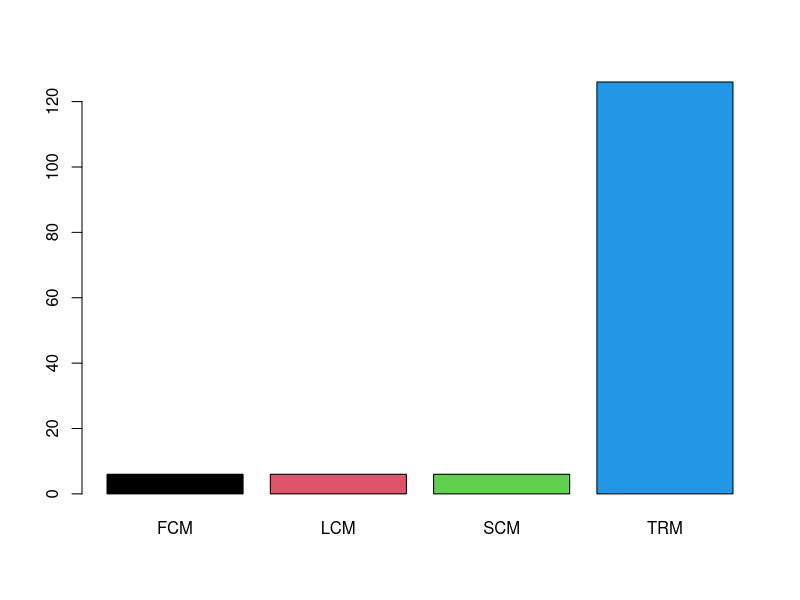
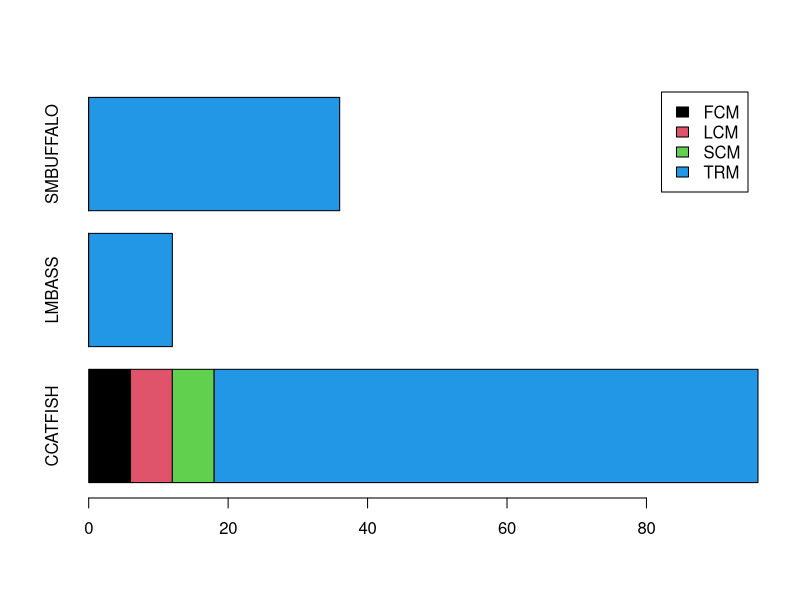
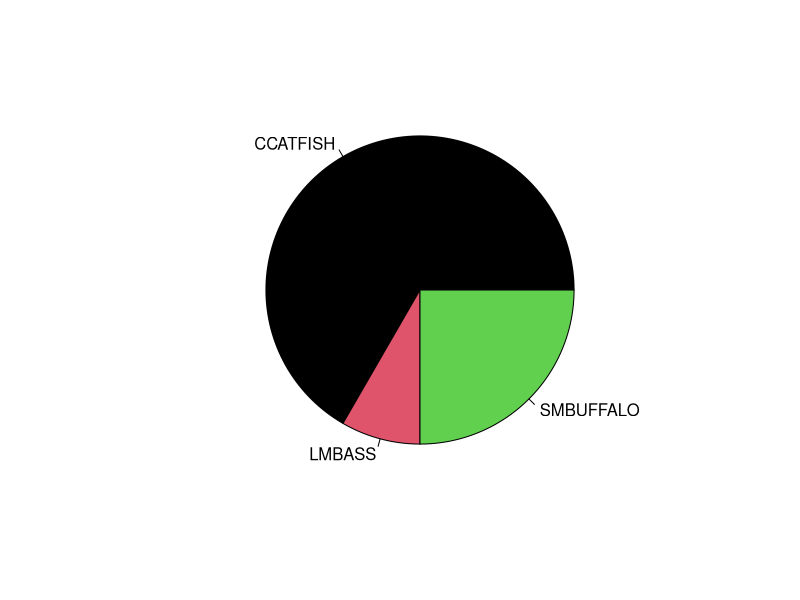
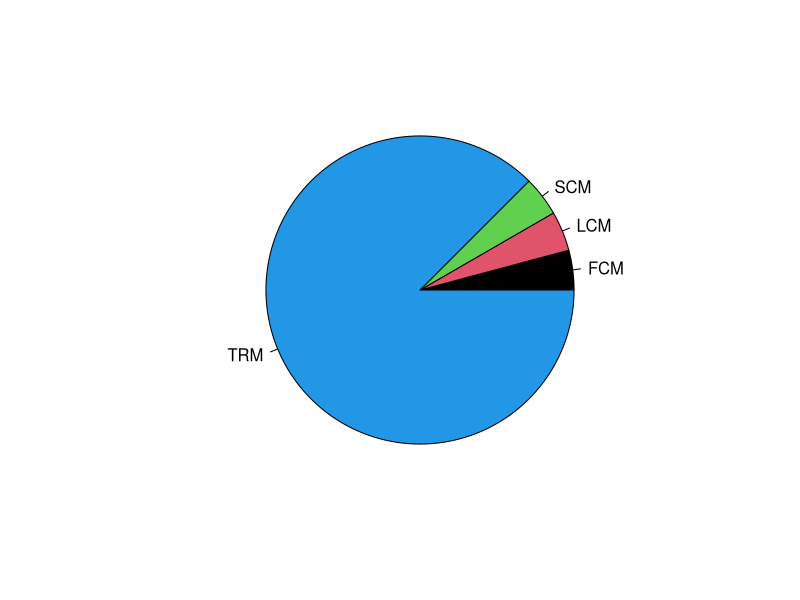
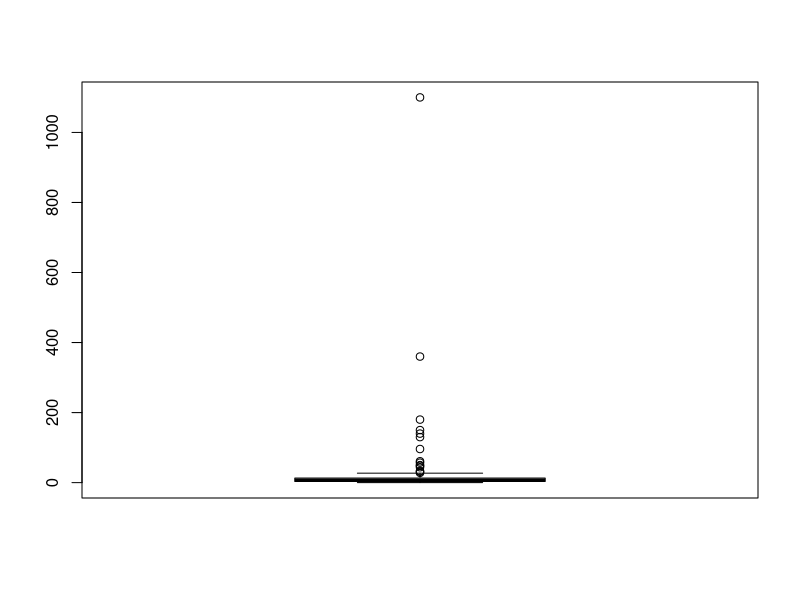
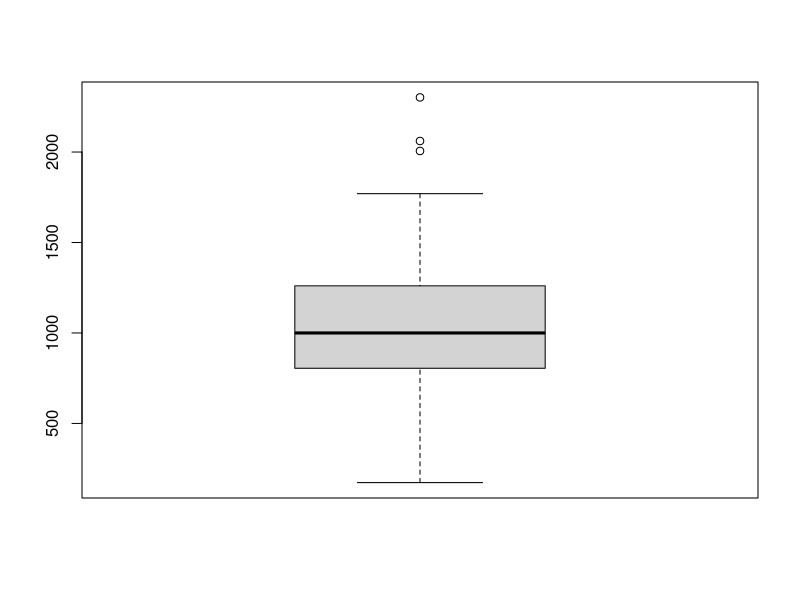
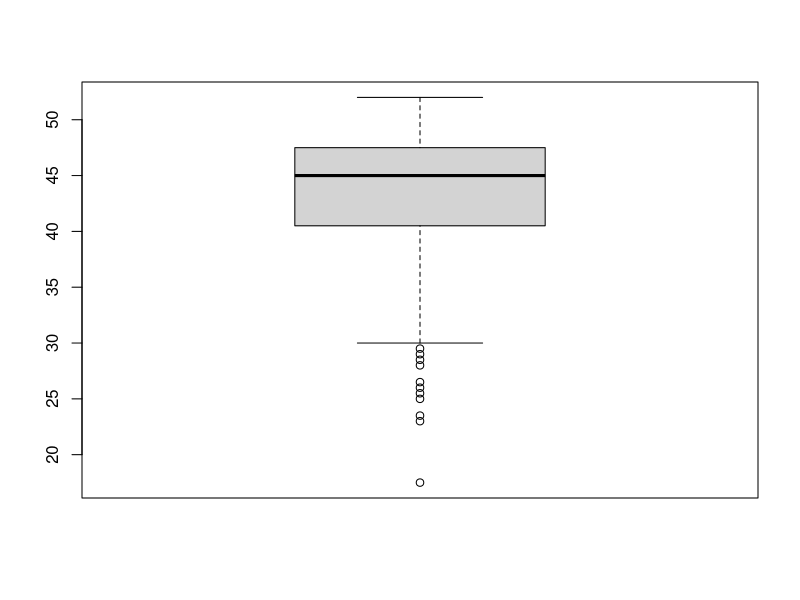
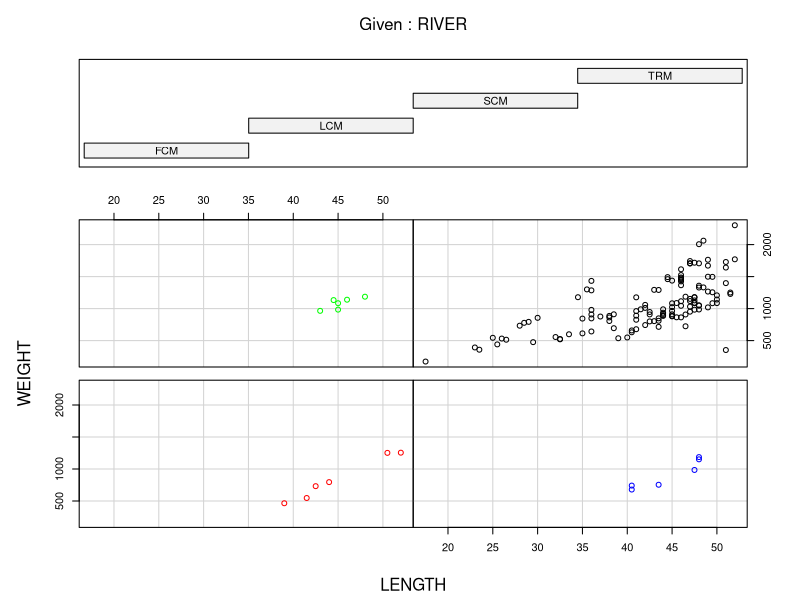

Reproduce these figures in R, in order.
## ---- chunk 1
knitr::opts_chunk$set(echo = TRUE)
## ---- chunk 2
getwd()
## ---- chunk 3
ddt <- read.csv("DDT.csv")
head(ddt)
## ---- chunk 4
table(ddt$SPECIES)
## ---- chunk 5
ddtLMB800=with(ddt, ddt[WEIGHT>800 & SPECIES=="LMBASS",])
head(ddtLMB800)
## ---- chunk 6
ddtSCM4=with(ddt, ddt[DDT>4.0 & RIVER=="SCM",])
head(ddtSCM4)
## ---- chunk 7
mean(ddt$LENGTH)
## ---- chunk 8
sd(ddt$WEIGHT)
## ---- chunk 9
table(ddt$RIVER)
## ---- chunk 10
barplot(table(ddt$RIVER), col = 1:4)
## ---- chunk 11
table(ddt$RIVER,ddt$SPECIES)
## ---- chunk 12
barplot(table(ddt$RIVER,ddt$SPECIES), col = 1:5,horiz = TRUE,legend.text = TRUE)
## ---- chunk 13
sp=with(ddt,table(SPECIES))
  pie(sp,col=1:3)
## ---- chunk 14
sp=with(ddt,table(RIVER))
  pie(sp,col=1:4)
## ---- chunk 15
boxplot(ddt$DDT)
## ---- chunk 16
boxplot(ddt$WEIGHT)
## ---- chunk 17
boxplot(ddt$LENGTH)
## ---- chunk 18
rivcol=with(ddt, ifelse(RIVER=="FCM","Red",
                        ifelse(RIVER=="LCM","Blue",
                               ifelse(RIVER=="SCM","Green","Black"))))
                    
  coplot(WEIGHT~LENGTH|RIVER,data=ddt,col=rivcol)
## ---- chunk 19
fishcol=with(ddt,ifelse(SPECIES=="CCATFISH","Red",
                        ifelse(SPECIES=="SMBUFFALO","Blue","Green")))
coplot(WEIGHT~LENGTH|SPECIES,data=ddt,col=fishcol)
